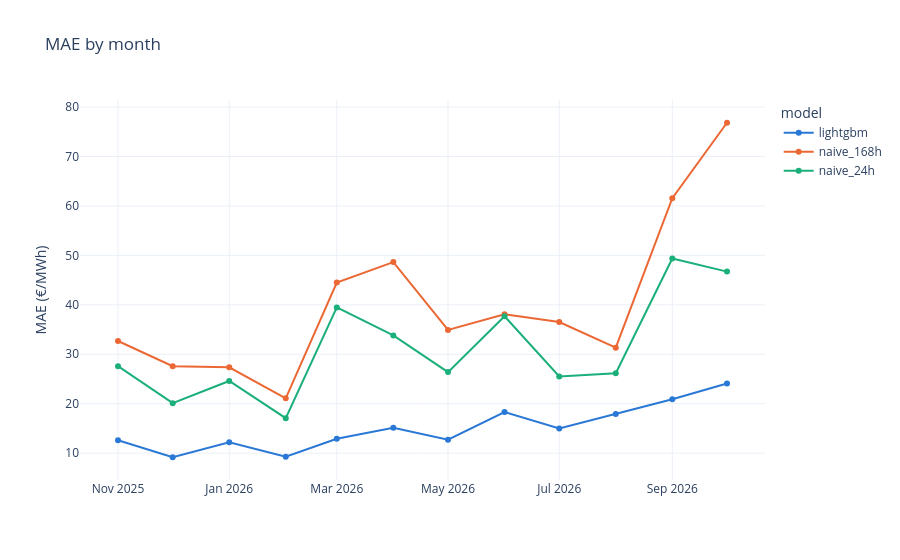

Notebook code cell kept with this figure:
### Code cell
plots.mae_by(df, test, "month")

### Figure 1 — Plotly figure (JSON) as saved in the notebook; plotly's stock layout.template omitted (floating-point values rounded to 4 significant figures)
{"data": [{"hovertemplate": "model=lightgbm<br>month=%{x}<br>mae=%{y}<extra></extra>", "legendgroup": "lightgbm", "line": {"color": "#2a78d6", "dash": "solid"}, "marker": {"symbol": "circle"}, "mode": "lines+markers", "name": "lightgbm", "orientation": "v", "showlegend": true, "type": "scatter", "x": ["2025-11", "2025-12", "2026-01", "2026-02", "2026-03", "2026-04", "2026-05", "2026-06", "2026-07", "2026-08", "2026-09", "2026-10"], "xaxis": "x", "y": [12.61, 9.167, 12.21, 9.286, 12.9, 15.12, 12.72, 18.3, 14.97, 17.93, 20.91, 24.09], "yaxis": "y"}, {"hovertemplate": "model=naive_168h<br>month=%{x}<br>mae=%{y}<extra></extra>", "legendgroup": "naive_168h", "line": {"color": "#eb6834", "dash": "solid"}, "marker": {"symbol": "circle"}, "mode": "lines+markers", "name": "naive_168h", "orientation": "v", "showlegend": true, "type": "scatter", "x": ["2025-11", "2025-12", "2026-01", "2026-02", "2026-03", "2026-04", "2026-05", "2026-06", "2026-07", "2026-08", "2026-09", "2026-10"], "xaxis": "x", "y": [32.68, 27.6, 27.36, 21.09, 44.51, 48.65, 34.92, 38.1, 36.52, 31.33, 61.58, 76.84], "yaxis": "y"}, {"hovertemplate": "model=naive_24h<br>month=%{x}<br>mae=%{y}<extra></extra>", "legendgroup": "naive_24h", "line": {"color": "#1baf7a", "dash": "solid"}, "marker": {"symbol": "circle"}, "mode": "lines+markers", "name": "naive_24h", "orientation": "v", "showlegend": true, "type": "scatter", "x": ["2025-11", "2025-12", "2026-01", "2026-02", "2026-03", "2026-04", "2026-05", "2026-06", "2026-07", "2026-08", "2026-09", "2026-10"], "xaxis": "x", "y": [27.59, 20.11, 24.59, 17.07, 39.49, 33.82, 26.39, 37.69, 25.5, 26.18, 49.37, 46.72], "yaxis": "y"}], "layout": {"legend": {"title": {"text": "model"}, "tracegroupgap": 0}, "title": {"text": "MAE by month"}, "xaxis": {"anchor": "y", "domain": [0, 1], "title": {"text": ""}}, "yaxis": {"anchor": "x", "domain": [0, 1], "title": {"text": "MAE (€/MWh)"}}}}
